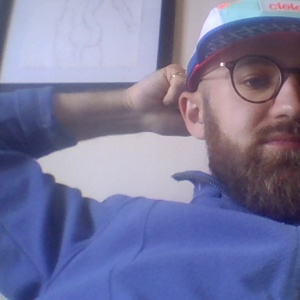
#> input picture futopyshi/data/capture_sample.jpg, 300 x 300 px, found by its file name
$ jupyter execute --allow-errors post_prediction_processing.ipynb   (shell and % lines are left out)
#> lines starting #> are read from the running program, lines starting #| are printed output that depends on the picture
[cell 1]
import torch
import cv2
import matplotlib.pyplot as plt
import numpy as np

[cell 2]
def to_tensor(x, **kwargs):
    return x.transpose(2, 0, 1).astype('float32')

def visualize(**images):
    """PLot images in one row."""
    n = len(images)
    plt.figure(figsize=(16, 9))
    for i, (name, image) in enumerate(images.items()):
        plt.subplot(1, n, i + 1)
        plt.xticks([])
        plt.yticks([])
        plt.title(' '.join(name.split('_')).title(), color='white')
        plt.imshow(image)
    plt.show()

#> (a cell that did not finish here is left out)

[cell 4]
image = cv2.imread('data/capture_sample.jpg')
#> image is the input picture: shape (300, 300, 3); mean B, G, R 158.7, 121.5, 121.4

[cell 5]
# image = cv2.imread('data/box_segmentation/test/IMG_3053.JPG', 1)

[cell 6]
# resize
image_vis = cv2.resize(image, (320, 320))

# unit scale
image_pred = image_vis / 255

# apply mu, sigma
mu = np.array([0.485, 0.456, 0.406])
sigma = np.array([0.229, 0.224, 0.225])
image_pred = (image_pred - mu) / sigma
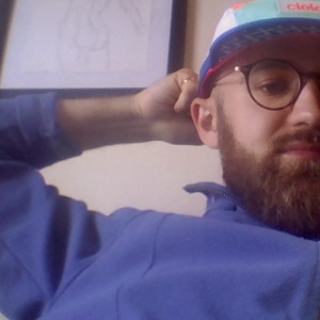
#> image_pred: shape (320, 320, 3) float64; mean B, G, R 0.598, 0.0896, 0.31; drawn with min black and max white

# transpose to tensor shape
image_pred = to_tensor(image_pred)


$ run again, with futopyshi/data/opencv_frame.jpg copied over futopyshi/data/capture_sample.jpg
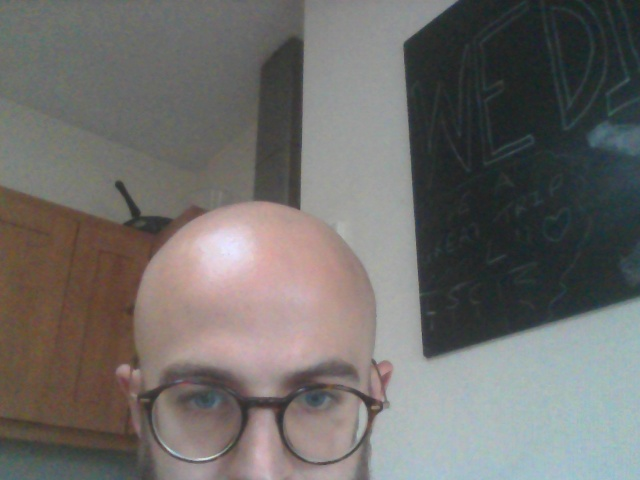
#> input picture futopyshi/data/opencv_frame.jpg, 640 x 480 px, found by its file name
#> image is the input picture: shape (480, 640, 3); mean B, G, R 106.1, 108.6, 110.9
#> `image_vis = cv2.resize(image, (320, 320))`:
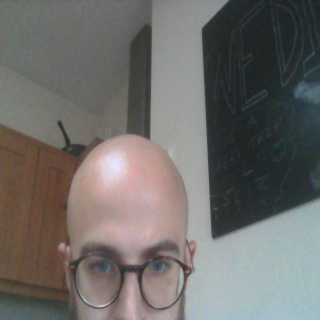
#> image_vis: shape (320, 320, 3); mean B, G, R 106.1, 108.6, 110.9
#> `image_pred = (image_pred - mu) / sigma`:
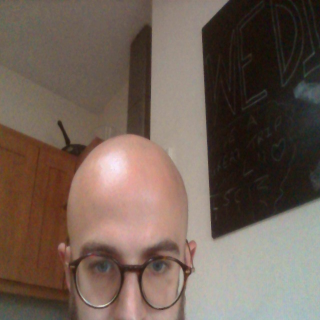
#> image_pred: shape (320, 320, 3) float64; mean B, G, R -0.301, -0.134, 0.129; drawn with min black and max white
